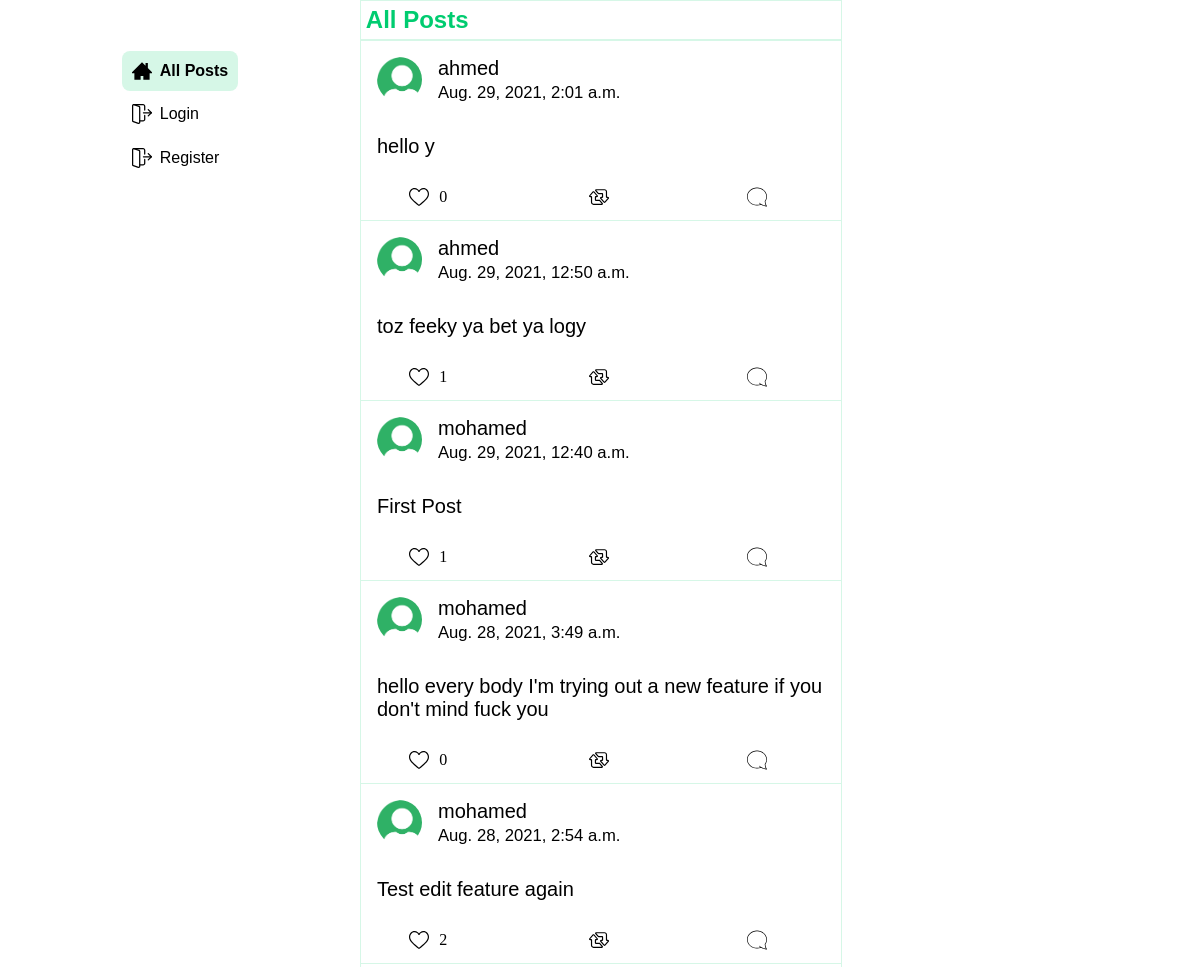
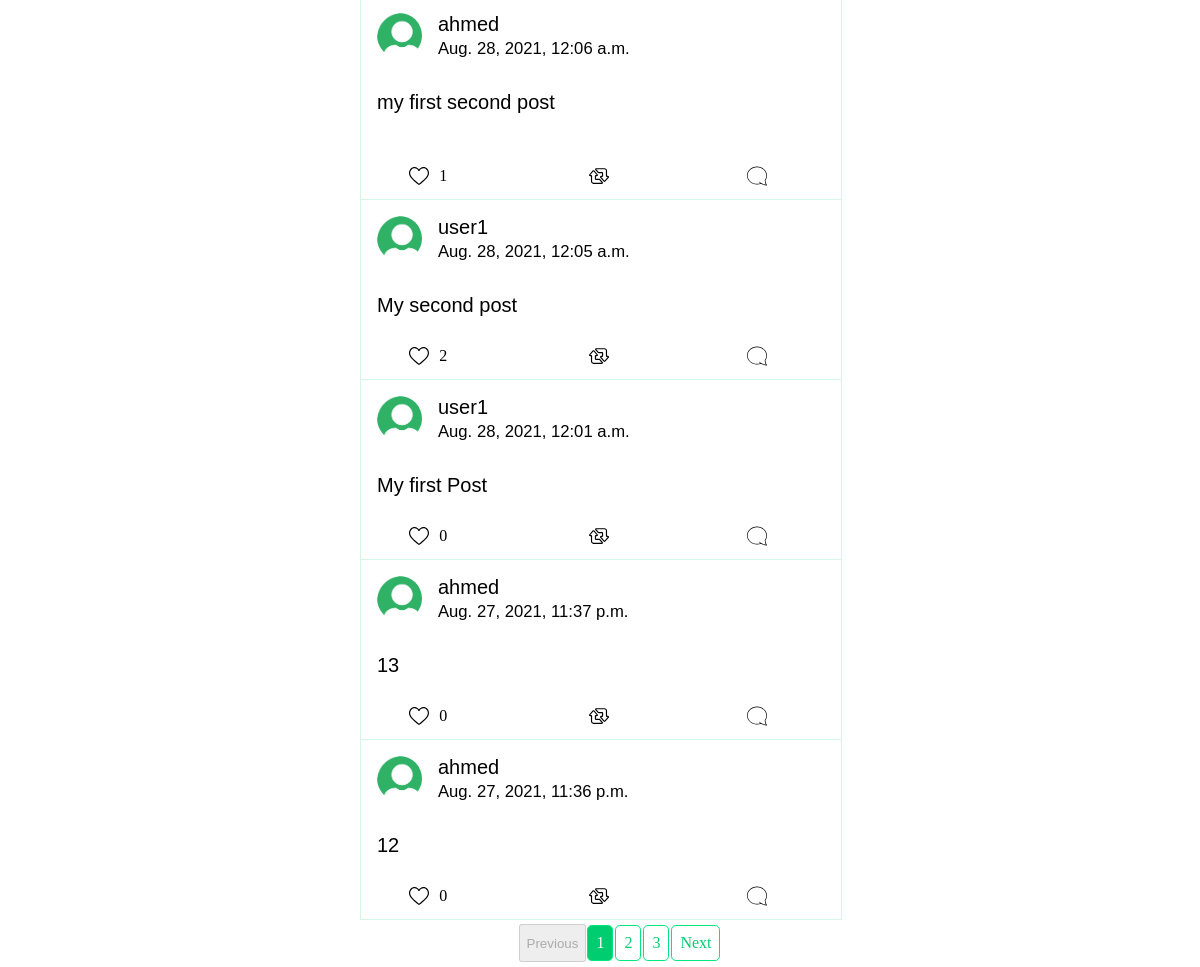
The page / on the database its author committed (2 pictures, top to bottom).
### network/models.py (models this page shows, shortened)
class Post(models.Model):
    author = models.ForeignKey(User, on_delete=models.CASCADE)
    content = models.TextField(max_length=500)
    dateTime = models.DateTimeField(auto_now_add=True)
    likers = models.ManyToManyField(User, related_name='whoLiked')
    def likes_count(self):
        likesCount = self.likers.all().count()
        likesCount = likesCount if likesCount else 0
        return likesCount
    def get_profile_picture(self):
        profile = Profile.objects.get(user=self.author)
        return profile.profilePicture

class User(AbstractUser):
    pass

class Profile(models.Model):
    user = models.ForeignKey(User, on_delete=models.CASCADE)
    followers = models.ManyToManyField(User, related_name='follower')
    following = models.ManyToManyField(User, related_name="following")
    profilePicture = models.ImageField(
        null=True, blank=True, default='default.png')

### network/views.py (the view)
# urls.py: path("", views.index, name="index"),
def index(request):
    all_posts = Post.objects.all().order_by('-id')
    p = Paginator(all_posts, 10)
    page_number = request.GET.get('post')
    posts = p.get_page(page_number)
    try:
        profile = Profile.objects.get(user=request.user)
        context = {
        'p': p,
        'posts': posts,
        'profile': profile if profile else None,
        'page_number': 1 if not page_number else page_number,
    }
    except:
        context = {
            'p': p,
            'posts': posts,
            'page_number': 1 if not page_number else page_number,
        }
    return render(request, "network/index.html", context)

### network/templates/network/index.html (shortened to what this page needs)
{% extends "network/layout.html" %}
{% load static %}
{% block mainContent %}
<div class="mainContent">
    <div class="pageName">
        <h2>All Posts</h2>
    </div>
        <div class="postsBody">
            {% for post in posts.object_list %}
            <div class="post">
                <div class="postHeader {{post.id}}">
                    <div class="profilePicture">
                        <img src="/images/{{post.get_profile_picture}}" alt=""width="50" height="50">
                    </div>
                    <div class="edit-post">
                        <div class="username">
                            <label><a href= "{% url 'profile' post.author.id %}" class="userLink">{{post.author}}</a></label>
                            <p><small>{{post.dateTime}}</small></p>
                        </div>
                    </div>
                </div>
                <div class="postBody {{post.id}}">
                    <p>{{post.content | linebreaksbr}}</p>
                </div>
                <div class="postInteractions">
                    <div class="postIcon"><img {% if user in post.likers.all %} class="True" src="{% static 'network/images/heartClicked.svg' %}" {% else %}class="False" src="{% static 'network/images/heart.svg' %}"{% endif %} onclick='postClicked({{post.id}},this)'><span class='likesCount'>{{post.likes_count}}</span></div>
                    <div class="postIcon"><img src="{% static 'network/images/retweet.svg' %}" alt=""></div>
                    <div class="postIcon"><img src="{% static 'network/images/comment.svg' %}" alt=""></div>
                </div>
            </div>
            {% endfor %}
    </div>
    </div>
{% endblock %}
{% block pagination %}
    <div class="pagination">
        <ul>
            {% if posts.has_previous %}
                <a href="?post={{posts.previous_page_number}}">
                    <li class="page">Previous</li>
                </a>
            {% else %}
                <button class="page disabledPage" disabled>Previous</button>
            {% endif %}
            {% for i in p.page_range %}
                <a href = "?post={{i}}" id="{{i}}">
                    <li class="page">{{i}}</li>
                </a>
            {% endfor %}
            {% if posts.has_next %}
                <a href="?post={{posts.next_page_number}}">
                    <li class="page">Next</li>
                </a>
            {% else %}
                <button class="page disabledPage" disabled>Next</button>
            {% endif %}
        </ul>
    </div>
{% endblock pagination %}

### network/static/network/css/styles.css (style rules this page uses)
* { margin: 0; }
html { overflow: -moz-scrollbars-vertical; overflow-y: scroll; }
.mainContent { width: 40%; border: 1px solid #d6f7e7; min-width: 400px; }
.pageName { border-bottom: 1px solid #d6f7e7; padding: 0.3rem; }
.pageName h2 { font-family: arial, sans-serif; color: #00cc70; }
.profilePicture { aspect-ratio: 1/1; width: 50px; border-radius: 50%; overflow: hidden; }
.username { padding-left: 1rem; font-family: arial, sans-serif; font-size: 20px; }
.post { border-top: 1px solid #d6f7e7; }
.userLink { color: black; text-decoration: none; }
.postHeader { display: -webkit-box; display: -ms-flexbox; display: flex; -webkit-box-orient: horizontal; -webkit-box-direction: normal; -ms-flex-direction: row; flex-direction: row; -webkit-box-align: center; -ms-flex-align: center; align-items: center; padding: 1rem; }
.edit-post { display: -webkit-box; display: -ms-flexbox; display: flex; -webkit-box-orient: horizontal; -webkit-box-direction: normal; -ms-flex-direction: row; flex-direction: row; width: 100%; }
.postBody { padding: 1rem; font-family: arial, sans-serif; font-size: 20px; overflow-wrap: break-word; }
.postInteractions { display: -webkit-box; display: -ms-flexbox; display: flex; -webkit-box-orient: horizontal; -webkit-box-direction: normal; -ms-flex-direction: row; flex-direction: row; height: 30px; margin-top: 1rem; }
.postIcon { width: 33%; height: 15px; display: -webkit-box; display: -ms-flexbox; display: flex; -webkit-box-pack: center; -ms-flex-pack: center; justify-content: center; -webkit-box-align: center; -ms-flex-align: center; align-items: center; }
.postIcon img { width: 20px; -webkit-transition: 100ms ease-in transform; transition: 100ms ease-in transform; }
.postIcon span { width: 20%; margin-left: 10px; }
.pagination { display: -webkit-box; display: -ms-flexbox; display: flex; -webkit-box-pack: center; -ms-flex-pack: center; justify-content: center; -webkit-box-align: center; -ms-flex-align: center; align-items: center; padding: 0.3rem; }
.pagination ul { display: -webkit-box; display: -ms-flexbox; display: flex; -webkit-box-orient: horizontal; -webkit-box-direction: normal; -ms-flex-direction: row; flex-direction: row; list-style-type: none; }
.pagination a { text-decoration: none; }
.pagination .currentPage li { background-color: #00cc70; color: white; cursor: default; }
.pagination li { text-align: center; background-color: white; border: 1px solid #00e67e; color: #00cc70; padding: 0.5rem; border-radius: 0.3rem; margin: 1px; }

### rows shown on the page
Post: get_profile_picture (placeholder picture), author "ahmed", dateTime "Aug. 29, 2021, 2:01 a.m.", content "hello y", likes_count "0"
Post: get_profile_picture (placeholder picture), author "ahmed", dateTime "Aug. 29, 2021, 12:50 a.m.", content "toz feeky ya bet ya logy", likes_count "1"
Post: get_profile_picture (placeholder picture), author "mohamed", dateTime "Aug. 29, 2021, 12:40 a.m.", content "First Post", likes_count "1"
Post: get_profile_picture (placeholder picture), author "mohamed", dateTime "Aug. 28, 2021, 3:49 a.m.", content "hello every body I'm trying out a new feature if you don't mind fuck you", likes_count "0"
Post: get_profile_picture (placeholder picture), author "mohamed", dateTime "Aug. 28, 2021, 2:54 a.m.", content "Test edit feature again", likes_count "2"
Post: get_profile_picture (placeholder picture), author "ahmed", dateTime "Aug. 28, 2021, 12:06 a.m.", content "my first second post", likes_count "1"
Post: get_profile_picture (placeholder picture), author "user1", dateTime "Aug. 28, 2021, 12:05 a.m.", content "My second post", likes_count "2"
Post: get_profile_picture (placeholder picture), author "user1", dateTime "Aug. 28, 2021, 12:01 a.m.", content "My first Post", likes_count "0"
Post: get_profile_picture (placeholder picture), author "ahmed", dateTime "Aug. 27, 2021, 11:37 p.m.", content "13", likes_count "0"
Post: get_profile_picture (placeholder picture), author "ahmed", dateTime "Aug. 27, 2021, 11:36 p.m.", content "12", likes_count "0"

### other values the page prints
{{ i }} "1" "2" "3"
